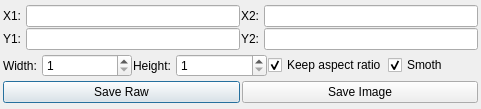
<?xml version="1.0" encoding="UTF-8"?>
<ui version="4.0">
 <class>ExportDialog</class>
 <widget class="QDialog" name="ExportDialog">
  <property name="geometry">
   <rect>
    <x>0</x>
    <y>0</y>
    <width>481</width>
    <height>109</height>
   </rect>
  </property>
  <property name="windowTitle">
   <string>Dialog</string>
  </property>
  <layout class="QGridLayout" name="gridLayout_2">
   <property name="leftMargin">
    <number>3</number>
   </property>
   <property name="topMargin">
    <number>3</number>
   </property>
   <property name="rightMargin">
    <number>3</number>
   </property>
   <property name="bottomMargin">
    <number>3</number>
   </property>
   <property name="spacing">
    <number>2</number>
   </property>
   <item row="2" column="0">
    <widget class="QPushButton" name="pushButton">
     <property name="text">
      <string>Save Raw</string>
     </property>
    </widget>
   </item>
   <item row="2" column="1">
    <widget class="QPushButton" name="pushButtonImage">
     <property name="text">
      <string>Save Image</string>
     </property>
    </widget>
   </item>
   <item row="0" column="0" colspan="2">
    <layout class="QGridLayout" name="gridLayout">
     <property name="spacing">
      <number>1</number>
     </property>
     <item row="0" column="0">
      <layout class="QHBoxLayout" name="horizontalLayout">
       <item>
        <widget class="QLabel" name="label">
         <property name="text">
          <string>X1: </string>
         </property>
        </widget>
       </item>
       <item>
        <widget class="QLineEdit" name="leX1"/>
       </item>
      </layout>
     </item>
     <item row="0" column="1">
      <layout class="QHBoxLayout" name="horizontalLayout_3">
       <item>
        <widget class="QLabel" name="label_3">
         <property name="text">
          <string>X2: </string>
         </property>
        </widget>
       </item>
       <item>
        <widget class="QLineEdit" name="leX2"/>
       </item>
      </layout>
     </item>
     <item row="1" column="0">
      <layout class="QHBoxLayout" name="horizontalLayout_4">
       <item>
        <widget class="QLabel" name="label_4">
         <property name="text">
          <string>Y1: </string>
         </property>
        </widget>
       </item>
       <item>
        <widget class="QLineEdit" name="leY1"/>
       </item>
      </layout>
     </item>
     <item row="1" column="1">
      <layout class="QHBoxLayout" name="horizontalLayout_2">
       <item>
        <widget class="QLabel" name="label_2">
         <property name="text">
          <string>Y2: </string>
         </property>
        </widget>
       </item>
       <item>
        <widget class="QLineEdit" name="leY2"/>
       </item>
      </layout>
     </item>
    </layout>
   </item>
   <item row="1" column="0" colspan="2">
    <layout class="QHBoxLayout" name="horizontalLayout_5">
     <property name="spacing">
      <number>1</number>
     </property>
     <item>
      <widget class="QLabel" name="label_5">
       <property name="sizePolicy">
        <sizepolicy hsizetype="Maximum" vsizetype="Preferred">
         <horstretch>0</horstretch>
         <verstretch>0</verstretch>
        </sizepolicy>
       </property>
       <property name="text">
        <string>Width: </string>
       </property>
      </widget>
     </item>
     <item>
      <widget class="QSpinBox" name="spinBoxW">
       <property name="sizePolicy">
        <sizepolicy hsizetype="Minimum" vsizetype="Fixed">
         <horstretch>0</horstretch>
         <verstretch>0</verstretch>
        </sizepolicy>
       </property>
       <property name="minimum">
        <number>1</number>
       </property>
       <property name="maximum">
        <number>999999999</number>
       </property>
      </widget>
     </item>
     <item>
      <widget class="QLabel" name="label_6">
       <property name="sizePolicy">
        <sizepolicy hsizetype="Maximum" vsizetype="Preferred">
         <horstretch>0</horstretch>
         <verstretch>0</verstretch>
        </sizepolicy>
       </property>
       <property name="text">
        <string>Height: </string>
       </property>
      </widget>
     </item>
     <item>
      <widget class="QSpinBox" name="spinBoxH">
       <property name="minimum">
        <number>1</number>
       </property>
       <property name="maximum">
        <number>999999999</number>
       </property>
      </widget>
     </item>
     <item>
      <widget class="QCheckBox" name="checkBox">
       <property name="text">
        <string>Keep aspect ratio</string>
       </property>
       <property name="checked">
        <bool>true</bool>
       </property>
      </widget>
     </item>
     <item>
      <widget class="QCheckBox" name="checkBoxSmoth">
       <property name="text">
        <string>Smoth</string>
       </property>
       <property name="checked">
        <bool>true</bool>
       </property>
      </widget>
     </item>
    </layout>
   </item>
  </layout>
 </widget>
 <resources/>
 <connections/>
</ui>
